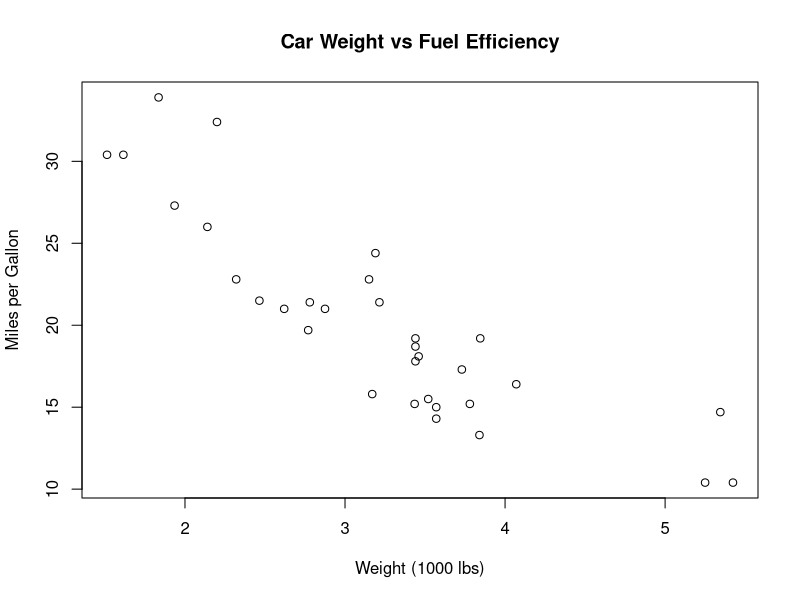
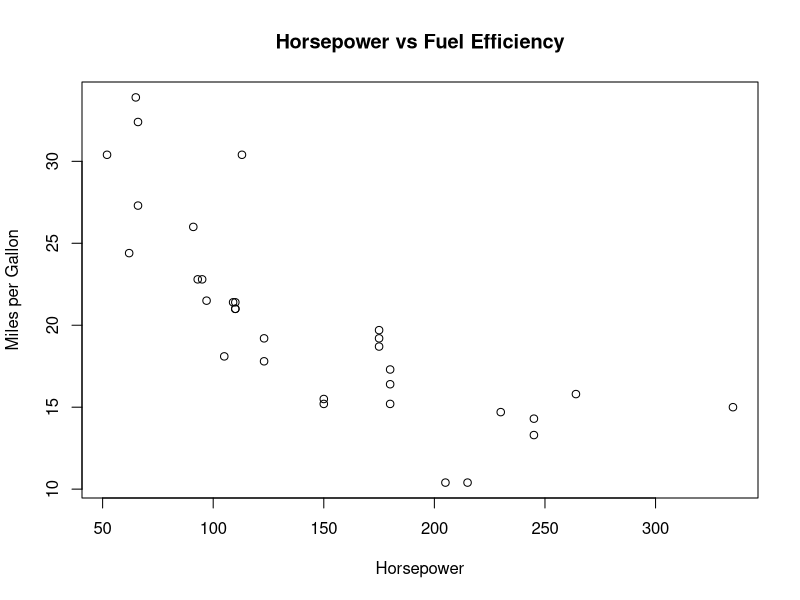
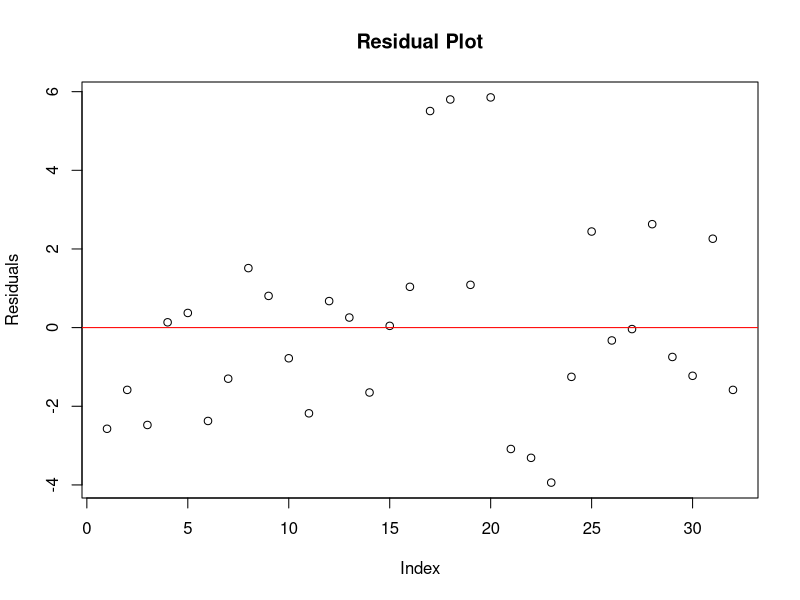
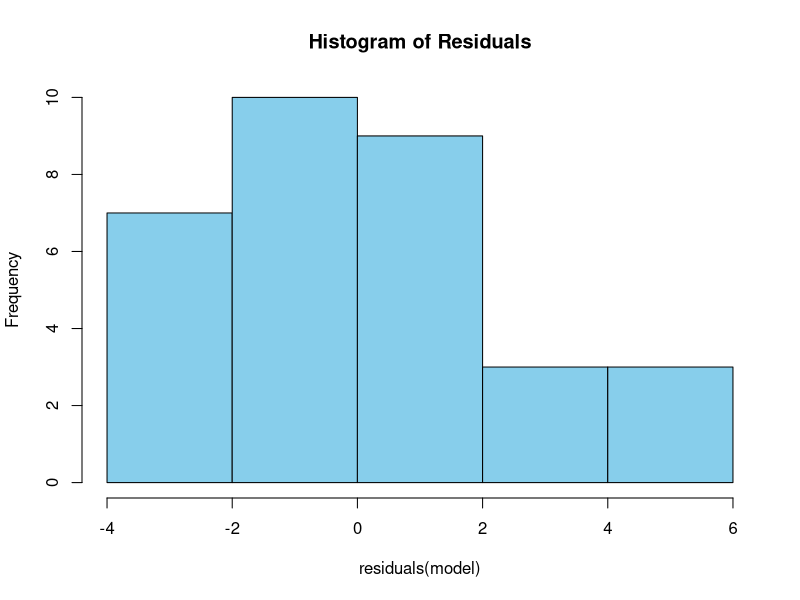
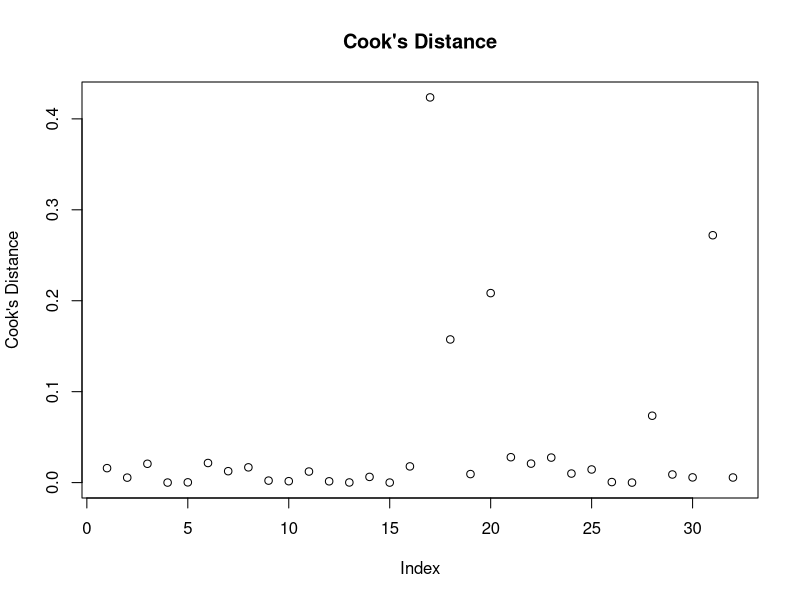

Write R code to recreate these figures, in order.
## ---- chunk 1
# Loading the required package
library(tidyverse)

# Loading the dataset
data <- mtcars

# Viewing the first six observations
head(data)

# Checking the structure
str(data)

# Checking the dimensions
dim(data)

# Summary statistics
summary(data)
## ---- chunk 2
# Relationship between car weight and fuel efficiency
plot(data$wt, data$mpg,
     main = "Car Weight vs Fuel Efficiency",
     xlab = "Weight (1000 lbs)",
     ylab = "Miles per Gallon")

# Relationship between horsepower and fuel efficiency
plot(data$hp, data$mpg,
     main = "Horsepower vs Fuel Efficiency",
     xlab = "Horsepower",
     ylab = "Miles per Gallon")
## ---- chunk 3
# Fitting the multiple linear regression model
model <- lm(mpg ~ wt + hp, data = data)

# Displaying the regression results
summary(model)
## ---- chunk 4
plot(residuals(model),
     main = "Residual Plot",
     ylab = "Residuals")
abline(h = 0, col = "red")

hist(residuals(model),
     main = "Histogram of Residuals",
     col = "skyblue")

plot(cooks.distance(model),
     main = "Cook's Distance",
     ylab = "Cook's Distance")
